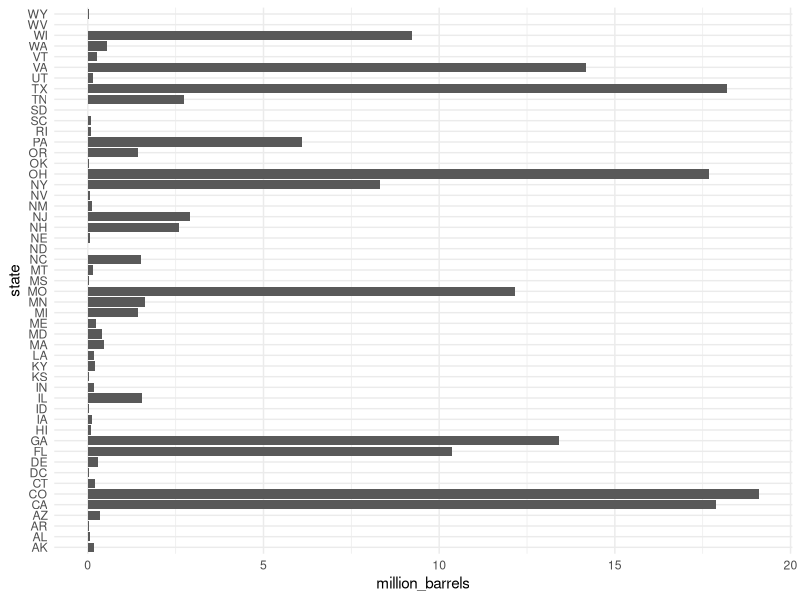
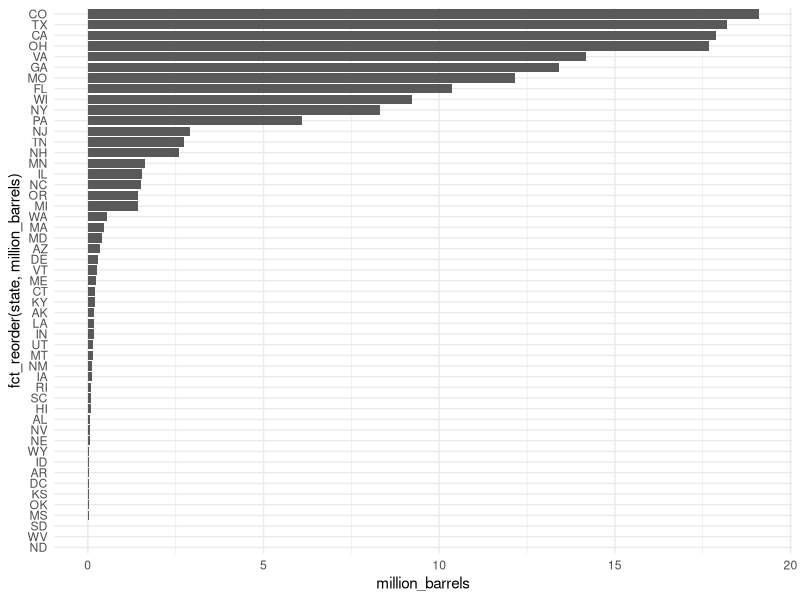
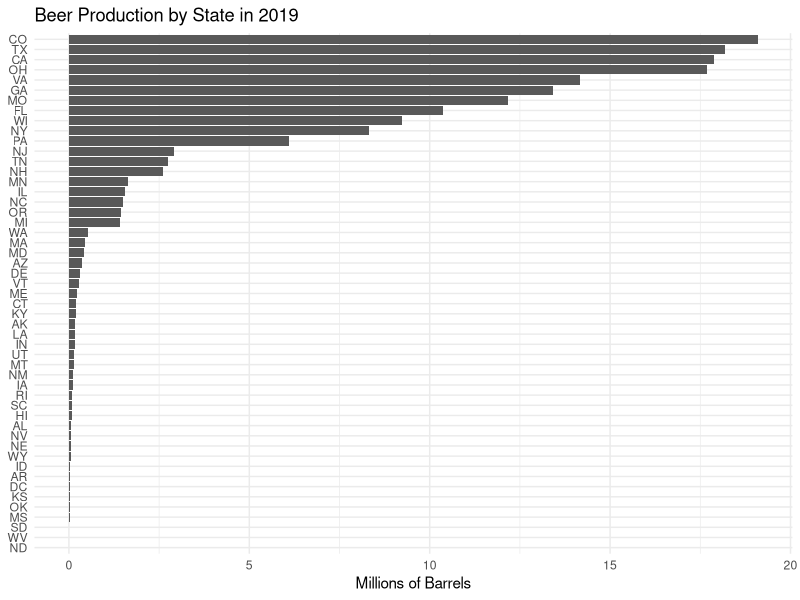
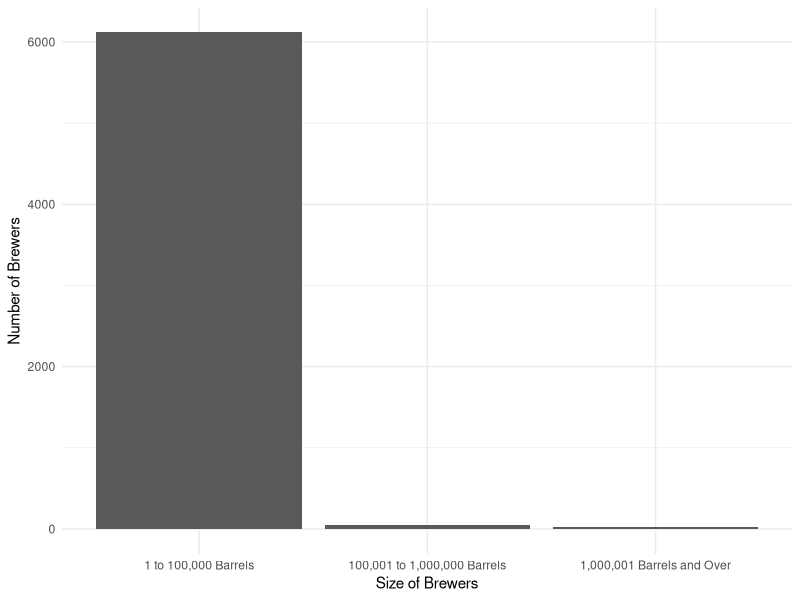
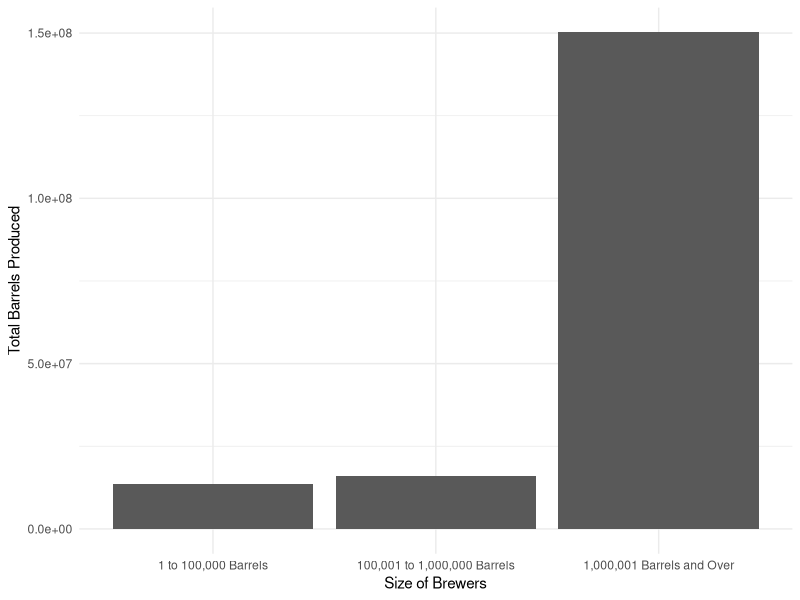
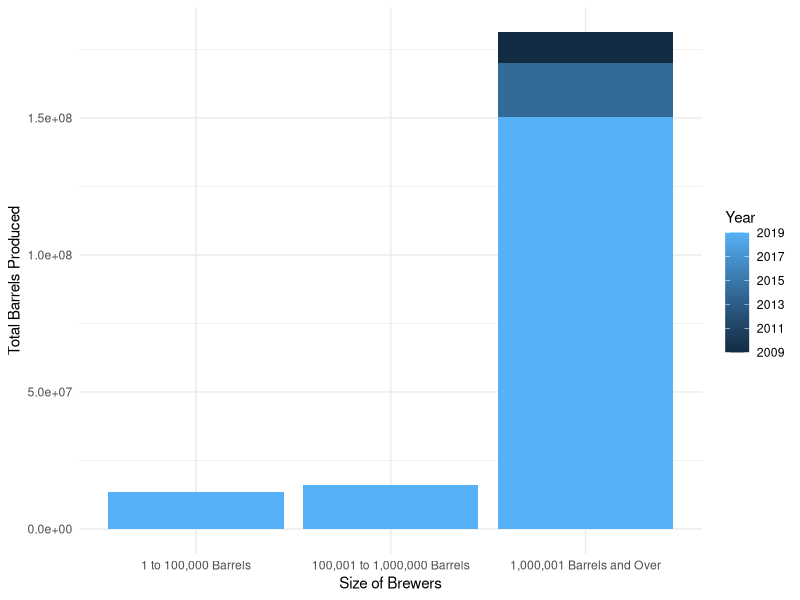
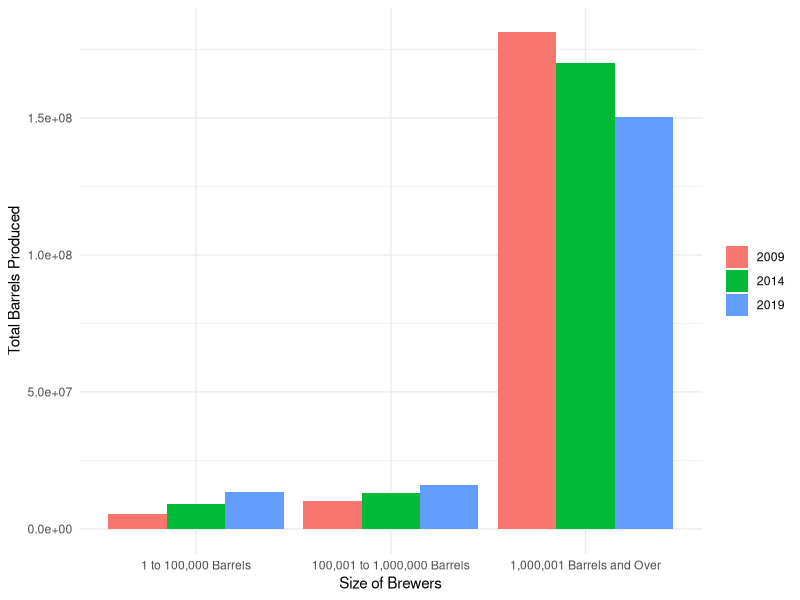
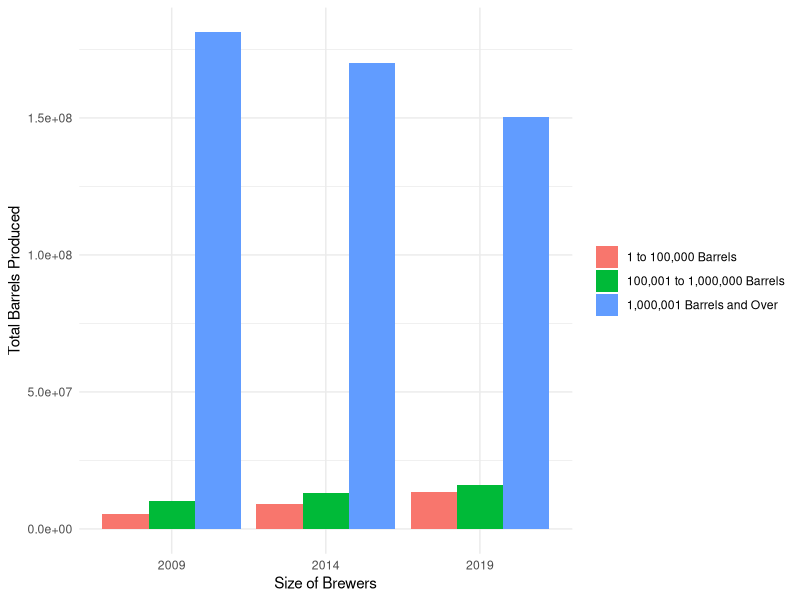

R code for these plots, in order:
# AEM 2850 - Example 7-2
# Plan for today:
# - Questions?
# - On our own devices: work through this script
#   - Write your own code in place of "______"
# - As a group: discuss results, answer questions


# 0. Loading packages and prepping data -----
# we need to install packages once before we can use them
# install.packages("tidyverse") # this has already been done for you
library(tidyverse) # load the core tidyverse packages

# use theme_set to get clean plots without having to specify the theme each time
theme_set(theme_minimal()) # set the current theme to theme_minimal()
# you can use theme_set(theme()) to return to defaults if you prefer

# today we'll explore beer statistics from the Alcohol and Tobacco Tax and Trade Bureau (TTB)
# intermediate source: https://github.com/rfordatascience/tidytuesday/blob/master/data/2020/2020-03-31/readme.md
# i have done a little pre-processing for your convenience


# 1. Brewers across the United States ----
# the first dataset we'll use summarizes total beer production by state in 2019

# import data
beer_states <- read_csv("beer_states.csv")

# map million_barrels to x, state to y, and add bars
beer_states |>
  ggplot(aes(x = million_barrels, y = state)) +
  geom_col()

# arrange states from highest to lowest beer production
beer_states |>
  ggplot(aes(x = million_barrels, y = fct_reorder(state, million_barrels))) +
  geom_col()

# add labels to the x and y axes, and add a title
beer_states |>
  ggplot(aes(x = million_barrels, y = fct_reorder(state, million_barrels))) +
  geom_col() +
  labs(
    title = "Beer Production by State in 2019",
    x = "Millions of Barrels",
    y = NULL
  )


# 2. Brewers across the size distribution ----
# the second dataset we'll use summarizes the number of brewers and total beer production by year and brewer size category

# import data
brewer_size <- read_csv("brewer_size.csv")

# for 2019 only: map brewer_size to x, n_of_brewers to y, and add bars
brewer_size |>
  filter(year == 2019) |>
  ggplot(aes(x = fct_reorder(brewer_size, numeric_size), y = n_of_brewers)) +
  geom_col() +
  labs(
    x = "Size of Brewers",
    y = "Number of Brewers"
  )

# for 2019 only: now map total_barrels to y instead of n_of_brewers
brewer_size |>
  filter(year == 2019) |>
  ggplot(aes(x = fct_reorder(brewer_size, numeric_size), y = total_barrels)) +
  geom_col() +
  labs(
    x = "Size of Brewers",
    y = "Total Barrels Produced"
  )


# 3. Brewer size in higher dimensions ----
# let's extend our visualizations to capture changes in brewer sizes over time
# two good ways to do this are using grouped bar charts and facets

# start by filtering the data in brewer_size to the years 2009, 2014, and 2019
brewer_size_over_time <- brewer_size |>
  filter(year %in% c(2009, 2014, 2019))

# make a grouped bar chart, mapping: size to x, total_barrels to y, and year to fill
brewer_size_over_time |>
  ggplot(aes(x = fct_reorder(brewer_size, numeric_size), y = total_barrels, fill = year)) +
  geom_col(position = "dodge") +
  labs(
    x = "Size of Brewers",
    y = "Total Barrels Produced",
    fill = "Year"
  )

# what happened? see if you can figure out how to get bars side by side
brewer_size_over_time |>
  ggplot(aes(x = fct_reorder(brewer_size, numeric_size), y = total_barrels, fill = as_factor(year))) +
  geom_col(position = "dodge") +
  labs(
    x = "Size of Brewers",
    y = "Total Barrels Produced",
    fill = NULL
  )

# make the same plot, but reverse the mappings for size and year
brewer_size_over_time |>
  ggplot(aes(x = as_factor(year), y = total_barrels, fill = fct_reorder(brewer_size, numeric_size))) +
  geom_col(position = "dodge") +
  labs(
    x = "Size of Brewers",
    y = "Total Barrels Produced",
    fill = NULL
  )

# now see what happens if you use position = "stack" instead of position = "dodge"?
brewer_size_over_time |>
  ggplot(aes(x = as_factor(year), y = total_barrels, fill = fct_reorder(brewer_size, numeric_size))) +
  geom_col(position = "stack") +
  labs(
    x = "Size of Brewers",
    y = "Total Barrels Produced",
    fill = NULL
  )

# another option for higher dimensional data is to use facets
# make a plot of total_barrels vs year, and facet by brewer_size
# omit the fill mapping this time
# see if you can order the facets by brewer size
brewer_size_over_time |>
  mutate(size = fct_reorder(brewer_size, numeric_size)) |>
  ggplot(aes(x = as_factor(year), y = total_barrels)) +
  geom_col() +
  facet_wrap(vars(size))+
  labs(
    x = "Size of Brewers",
    y = "Total Barrels Produced",
    fill = NULL
  )


# 4. Revisiting brewer sizes in 2019 ----
# let's work directly with average brewer sizes instead of using categories
# using categories are often better for bar plots like these
# but using numeric values will give a sense of the categories' true sizes

# filter brewer_size for the year 2019 and add a variable avg_size
# assign the result to brewer_size_2019
brewer_size_2019 <- brewer_size |>
  filter(year == 2019) |>
  mutate(avg_size = total_barrels / n_of_brewers)

# use brewer_size_2019 to plot total barrels vs avg_size using geom_col()
# you might want to use a different, more descriptive label for x than above
brewer_size_2019 |>
  ggplot(aes(x = avg_size, y = total_barrels)) +
  geom_col() +
  labs(
    x = "Average Brewer Production",
    y = "Total Barrels Produced"
  )

# what do you notice about this plot? i notice:
# 1. there is a big difference between small, medium, and large brewers!
# 2. the relationship between numeric_size and total_barrels seems non-linear

# apply a log transform of the x axis of your plot using `+ scale_x_log10()`
brewer_size_2019 |>
  ggplot(aes(x = avg_size, y = total_barrels)) +
  geom_col() +
  labs(
    x = "Size of Brewers",
    y = "Total Barrels Produced"
  ) +
  scale_x_log10()

# now make a plot that applies the log transform to both x and y
brewer_size_2019 |>
  ggplot(aes(x = avg_size, y = total_barrels)) +
  geom_col() +
  labs(
    x = "Size of Brewers",
    y = "Total Barrels Produced"
  ) +
  scale_x_log10() +
  scale_y_log10()

# finally, modify the plot so the axis labels are in millions
# an easy way to do this is by dividing the variables directly inside aes()
brewer_size_2019 |>
  ggplot(aes(x = avg_size / 1e3, y = total_barrels / 1e6)) +
  geom_col() +
  labs(
    x = "Size of Brewers (thousands)",
    y = "Total Barrels Produced (millions)"
  ) +
  scale_x_log10() +
  scale_y_log10()
